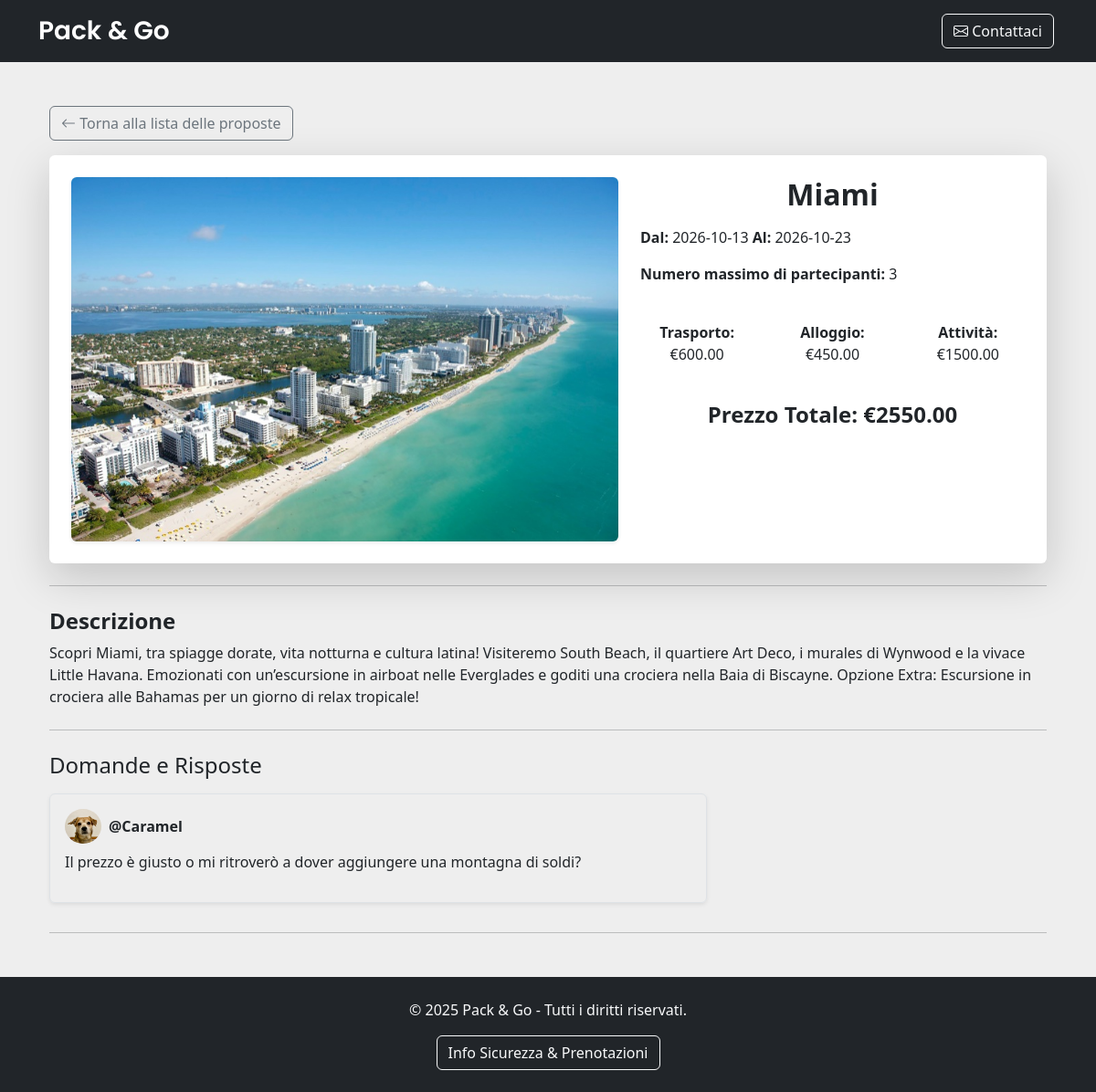
Screenshot of /proposta/1 (signed in) with the database file from the repository.
### tables this page shows
CREATE TABLE "proposte_viaggio" (
	"id"	INTEGER,
	"id_coordinatore"	INTEGER NOT NULL,
	"destinazione"	TEXT NOT NULL,
	"data_inizio"	TEXT NOT NULL,
	"data_fine"	TEXT NOT NULL,
	"num_massimo"	INTEGER NOT NULL,
	"descrizione"	TEXT NOT NULL,
	"budget_trasporto"	REAL,
	"budget_alloggio"	REAL,
	"budget_attivita"	REAL,
	"stato"	INTEGER NOT NULL,
	"immagine"	TEXT,
	PRIMARY KEY("id" AUTOINCREMENT),
	FOREIGN KEY("id_coordinatore") REFERENCES "utenti"("id")
);

CREATE TABLE "utenti" (
	"id"	INTEGER,
	"username"	TEXT NOT NULL UNIQUE,
	"password"	TEXT NOT NULL,
	"tipo_utente"	INTEGER NOT NULL,
	"nome"	TEXT,
	"immagine_profilo"	TEXT,
	PRIMARY KEY("id" AUTOINCREMENT)
);

CREATE TABLE "domande_risposte" (
	"id"	INTEGER,
	"id_proposta"	INTEGER NOT NULL,
	"id_viaggiatore"	INTEGER NOT NULL,
	"domanda"	TEXT NOT NULL,
	"risposta"	TEXT,
	"data_domanda"	TEXT NOT NULL,
	"data_risposta"	TEXT,
	PRIMARY KEY("id" AUTOINCREMENT),
	FOREIGN KEY("id_proposta") REFERENCES "proposte_viaggio"("id"),
	FOREIGN KEY("id_viaggiatore") REFERENCES "utenti"("id")
);

### app.py (the view)
@app.route('/proposta/<int:id_proposta>')
@login_required
def proposta(id_proposta):
    proposta = proposte_viaggio_dao.get_proposta_by_id(id_proposta)
    if not proposta:
        flash("Errore: La proposta richiesta non esiste.", "danger")
        return redirect(url_for('dashboard'))
    is_proprietario = current_user.tipo_utente == 1 and proposta['id_coordinatore'] == current_user.id
    if proposta['stato'] == 0 and not is_proprietario:
        flash("Errore: La proposta richiesta non esiste.", "danger")
        return redirect(url_for('dashboard'))
    posti_disponibili = prenotazioni_dao.get_posti_disponibili(id_proposta) if current_user.tipo_utente == 0 else None
    partecipanti = prenotazioni_dao.get_partecipanti_by_proposta(id_proposta) if is_proprietario else []
    domande_raw = domande_risposte_dao.get_domande_by_proposta(id_proposta)
    prenotato = id_proposta in [p['id_proposta'] for p in prenotazioni_dao.get_prenotazioni_by_viaggiatore(current_user.id)] if current_user.tipo_utente == 0 else None
    domande = []
    for domanda in domande_raw:
        utente = utenti_dao.get_user_by_id(domanda["id_viaggiatore"])  # Recupera i dati dell'utente
        coordinatore = utenti_dao.get_user_by_id(proposta["id_coordinatore"])  # Dati del coordinatore
        domande.append({
            "id": domanda["id"],
            "domanda": domanda["domanda"],
            "risposta": domanda["risposta"] if domanda["risposta"] else None,               # Se non c'è risposta, passa None
            "data_domanda": domanda["data_domanda"],
            "data_risposta": domanda["data_risposta"] if domanda["risposta"] else None,     # Se non c'è risposta, passa None
            "username_utente": utente["username"] if utente else "Utente Sconosciuto",
            "immagine_utente": utente["immagine_profilo"] if utente and utente["immagine_profilo"] else "default_pro_pic.jpg",
            "username_coordinatore": coordinatore["username"] if coordinatore else "Coordinatore Sconosciuto",
            "immagine_coordinatore": coordinatore["immagine_profilo"] if coordinatore and coordinatore["immagine_profilo"] else "default_pro_pic.jpg"
        })
    return render_template('proposta.html', proposta=proposta, partecipanti=partecipanti, domande=domande, posti_disponibili=posti_disponibili, prenotato=prenotato, is_proprietario=is_proprietario)

### app.py (called while the page is built)
@login_manager.user_loader
def load_user(user_id):
    db_user = utenti_dao.get_user_by_id(user_id)        # Ottiene un utente dal database
    return User(
    id=db_user['id'],
    username=db_user['username'],
    password=db_user['password'],
    tipo_utente=db_user['tipo_utente'],
    nome=db_user['nome'],
    immagine_profilo=db_user['immagine_profilo']
) if db_user else None                                  # Restituisce un oggetto User se l'utente esiste, altrimenti None

### domande_risposte_dao.py (called while the page is built)
def get_domande_by_proposta(id_proposta):
    conn = sqlite3.connect(DB_PATH)
    conn.row_factory = sqlite3.Row
    cursor = conn.cursor()
    sql = '''SELECT * FROM domande_risposte WHERE id_proposta = ? ORDER BY data_domanda DESC'''  # Ordiniamo per data di domanda decrescente
    cursor.execute(sql, (id_proposta,))
    domande = cursor.fetchall()
    cursor.close()
    conn.close()
    return domande

### proposte_viaggio_dao.py (called while the page is built)
def get_proposta_by_id(id_proposta):
    conn = sqlite3.connect(DB_PATH)
    conn.row_factory = sqlite3.Row
    cursor = conn.cursor()
    sql = 'SELECT * FROM proposte_viaggio WHERE id = ?'
    cursor.execute(sql, (id_proposta,))
    proposta = cursor.fetchone()
    cursor.close()
    conn.close()
    return proposta

### utenti_dao.py (called while the page is built)
def get_user_by_id(id):
    conn = sqlite3.connect(DB_PATH)
    conn.row_factory = sqlite3.Row
    cursor = conn.cursor()
    sql = 'SELECT * FROM utenti WHERE id = ?'   # Query che prende tutti i campi dell'utente con l'id specificato
    cursor.execute(sql, (id,))                  # Cursor.execute() accetta una tupla come secondo argomento quindi (id,) è una tupla con un solo elemento, per questo serve la virgola
    user = cursor.fetchone()
    cursor.close()
    conn.close()
    return user

### templates/proposta.html (shortened to what this page needs)
{% extends "base.html" %}
{% block content %}
<div class="container mt-5">
    <div class="mb-3">
        <a href="{{ url_for('dashboard') }}" class="btn btn-outline-secondary">
            <i class="bi bi-arrow-left"></i> Torna alla lista delle proposte
        </a>
    </div>
    <div class="card shadow-lg border-0 rounded">
        <div class="card-body p-4">
            <div class="row">
                <div class="col-md-7 d-flex align-items-stretch">
                    <img src="{{ url_for('static', filename='uploads/proposte/' ~ (proposta.immagine or 'default_travel_pic.jpg')) }}"
                         alt="Immagine Proposta" class="img-fluid rounded shadow-sm w-100 h-100 object-fit-cover">
                </div>
                <div class="col-md-5">
                    <h2 class="fw-bold text-center mb-3">{{ proposta.destinazione }}</h2>
                    <p><strong>Dal:</strong> {{ proposta.data_inizio }} <strong>Al:</strong> {{ proposta.data_fine }}</p>
                    <p><strong>Numero massimo di partecipanti:</strong> {{ proposta.num_massimo }}</p>
                    <br>
                    <div class="row text-center">
                        <div class="col-md-4"><strong>Trasporto:</strong> €{{ "%.2f"|format(proposta.budget_trasporto or 0) }}</div>
                        <div class="col-md-4"><strong>Alloggio:</strong> €{{ "%.2f"|format(proposta.budget_alloggio or 0) }}</div>
                        <div class="col-md-4"><strong>Attività:</strong> €{{ "%.2f"|format(proposta.budget_attivita or 0) }}</div>
                    </div>
                    <br>
                    <h4 class="text-center fw-bold mt-3">Prezzo Totale: €{{ "%.2f"|format((proposta.budget_trasporto or 0) + (proposta.budget_alloggio or 0) + (proposta.budget_attivita or 0)) }}</h4>
                </div>
            </div>
        </div>
    </div>
    <hr class="my-4">
    <div class="mt-4">
        <h4 class="fw-bold">Descrizione</h4>
        <p>{{ proposta.descrizione }}</p>
    </div>
    <hr class="my-4">
    <div class="row mt-4">
        <div class="col-md-8">
            <h4>Domande e Risposte</h4>
            <div class="mt-3">
                {% for domanda in domande %}
                    <div class="mb-3 border p-3 rounded shadow-sm">
                        <div class="d-flex justify-content-between align-items-center">
                            <div class="d-flex align-items-center">
                                <img src="{{ url_for('static', filename='uploads/profili/' ~ (domanda.immagine_utente or 'default_pro_pic.jpg')) }}"
                                     alt="Immagine Utente" class="rounded-circle me-2" width="40">
                                <strong>@{{ domanda.username_utente or 'Utente' }}</strong>
                            </div>
                        </div>
                        <p class="mt-2">{{ domanda.domanda }}</p>
                    </div>
                {% endfor %}
            </div>
        </div>
        <div class="col-md-4 text-center">
        </div>
    </div>
    <hr>
</div>
{% endblock %}

### static/css/style.css (style rules this page uses)
body { position: relative; background-color:#EEEEEE; }

### rows the page displays
proposte_viaggio: immagine (picture), destinazione "Miami", data_inizio "2026-10-13", data_fine "2026-10-23", num_massimo "3", budget_trasporto "600.00", budget_alloggio "450.00", budget_attivita "1500.00", budget_trasporto+budget_alloggio+budget_attivita "2550.00", descrizione "Scopri Miami, tra spiagge dorate, vita notturna e cultura latina! Visiteremo South Beach, il quartiere Art Deco, i murales di Wynwood e la vivace Little Havana. Emozionati con un’escursione in airboat nelle Everglades e goditi una crociera nella Baia di Biscayne. Opzione Extra: Escursione in crociera alle Bahamas per un giorno di relax tropicale!"
utenti: immagine_profilo (picture), username "Caramel"
domande_risposte: domanda "Il prezzo è giusto o mi ritroverò a dover aggiungere una montagna di soldi?"
